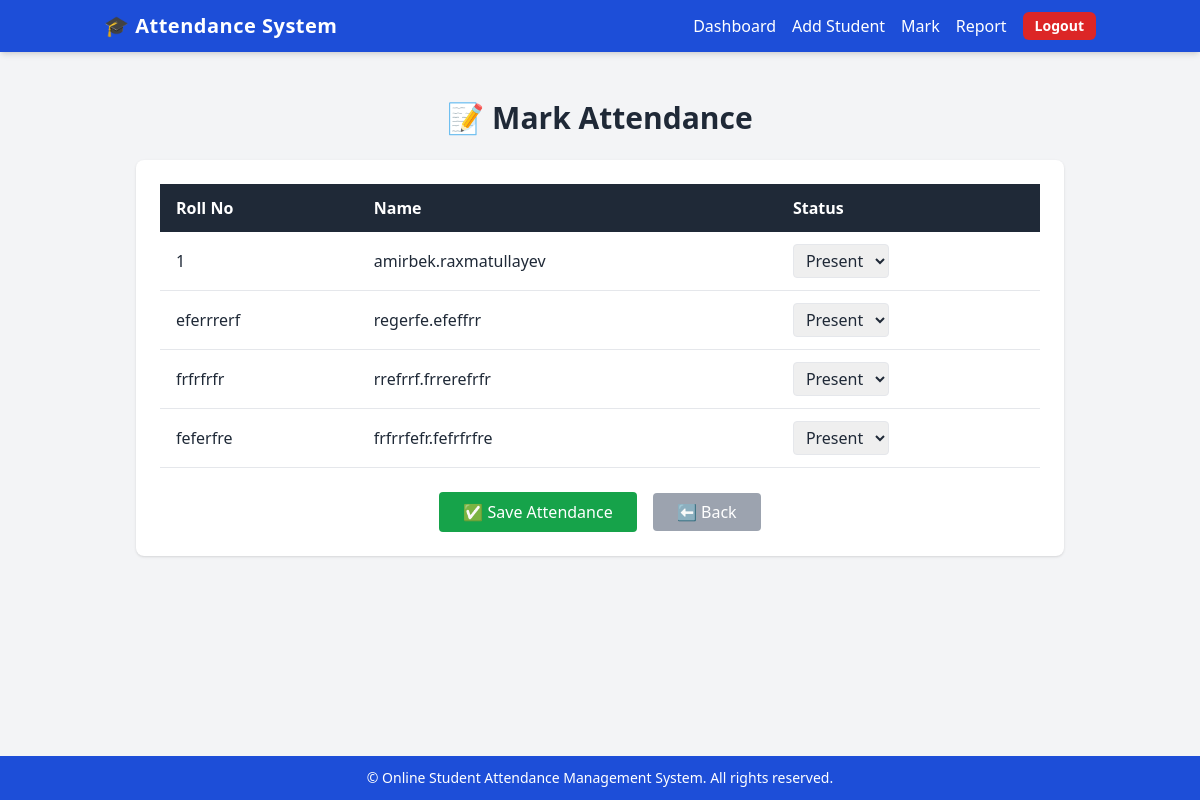
The app's page /mark/ (signed in) with its own data.
### attendance/models.py (models this page shows, shortened)
class Student(models.Model):
    user = models.OneToOneField(User, on_delete=models.CASCADE)
    roll_number = models.CharField(max_length=20)
    department = models.CharField(max_length=50)

### attendance/views.py (the view, shortened to what this page needs)
# urls.py: path('mark/', views.mark_attendance, name='mark_attendance'),
@login_required
def mark_attendance(request):
    students = Student.objects.all()
    return render(request, 'attendance/mark_attendance.html', {'students': students})

### attendance/templates/attendance/mark_attendance.html (shortened to what this page needs)
{% extends 'attendance/base.html' %}
{% block content %}
<div class="container mx-auto p-6">
  <h1 class="text-3xl font-bold mb-6 text-center">📝 Mark Attendance</h1>
  <form method="POST" class="bg-white p-6 rounded-lg shadow">
    <div class="overflow-x-auto">
      <table class="min-w-full">
        <thead>
          <tr class="bg-gray-800 text-white">
            <th class="py-3 px-4 text-left">Roll No</th>
            <th class="py-3 px-4 text-left">Name</th>
            <th class="py-3 px-4 text-left">Status</th>
          </tr>
        </thead>
        <tbody>
          {% for student in students %}
          <tr class="border-b hover:bg-gray-50">
            <td class="py-3 px-4">{{ student.roll_number }}</td>
            <td class="py-3 px-4">{{ student.user.username }}</td>
            <td class="py-3 px-4">
              <select name="student_{{ student.id }}" class="border rounded px-2 py-1">
                <option value="Present">Present</option>
              </select>
            </td>
          </tr>
          {% empty %}
          <tr>
            <td colspan="3" class="text-center py-4 text-gray-500">No students found.</td>
          </tr>
          {% endfor %}
        </tbody>
      </table>
    </div>
    <div class="mt-6 text-center">
      <button type="submit" class="bg-green-600 text-white px-6 py-2 rounded hover:bg-green-700 transition">
        ✅ Save Attendance
      </button>
      <a href="{% url 'dashboard' %}" class="ml-3 bg-gray-400 text-white px-6 py-2 rounded hover:bg-gray-500 transition">
        ⬅ Back
      </a>
    </div>
  </form>
</div>
{% endblock %}

### attendance/templates/attendance/base.html (shortened to what this page needs)
<!DOCTYPE html>
<html lang="en">
<head>
  <script src="https://cdn.tailwindcss.com"></script>
</head>
<body class="bg-gray-100 text-gray-800 min-h-screen flex flex-col">
  <nav class="bg-blue-700 text-white py-3 shadow-md">
    <div class="container mx-auto flex justify-between items-center px-4">
      <h1 class="text-xl font-bold tracking-wide">🎓 Attendance System</h1>
      <div class="flex items-center space-x-4">
        {% if user.is_authenticated %}
          <a href="{% url 'dashboard' %}" class="hover:text-yellow-300 transition">Dashboard</a>
          <a href="{% url 'add_student' %}" class="hover:text-yellow-300 transition">Add Student</a>
          <a href="{% url 'mark_attendance' %}" class="hover:text-yellow-300 transition">Mark</a>
          <a href="{% url 'report' %}" class="hover:text-yellow-300 transition">Report</a>
          <a href="{% url 'logout' %}" class="bg-red-600 hover:bg-red-700 px-3 py-1 rounded-md text-sm font-semibold">Logout</a>
        {% else %}
          <a href="{% url 'login' %}" class="hover:text-yellow-300 transition">Login</a>
          <a href="{% url 'signup' %}" class="hover:text-yellow-300 transition">Sign Up</a>
        {% endif %}
      </div>
    </div>
  </nav>
  <main class="flex-1 container mx-auto p-6">
    {% block content %}
    {% endblock %}
  </main>
  <footer class="bg-blue-700 text-white py-3 text-center mt-auto">
    <p class="text-sm">&copy; {{ now|date:"Y" }} Online Student Attendance Management System. All rights reserved.</p>
  </footer>
</body>
</html>

### records on screen
Student: roll_number "1", user.username "amirbek.raxmatullayev", id "Present"
Student: roll_number "eferrrerf", user.username "regerfe.efeffrr", id "Present"
Student: roll_number "frfrfrfr", user.username "rrefrrf.frrerefrfr", id "Present"
Student: roll_number "feferfre", user.username "frfrrfefr.fefrfrfre", id "Present"
